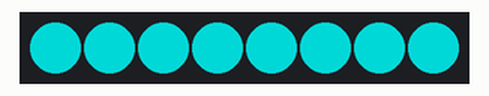
Simulated run of this sketch. Board: Arduino Uno, built with avr-gcc and run on an emulated ATmega328P. Parts: 8 RGB LEDs in strip order, left to right. Dim RGB values are drawn brighter than linear.

Above: at 0.15 s.
At 19.26 s:
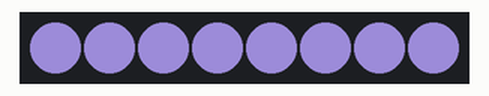
At 39.58 s:
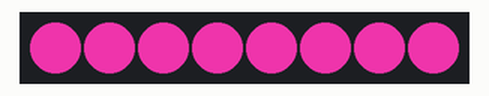
Timing chart, 0 to 40.0 s (numbered marks = the images above):
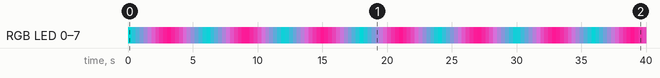

The sketch:

neopixel-gradiation-light.ino
```cpp
#include <Adafruit_NeoPixel.h>

#define PIN        8  // NeoPixelリングに接続したGPIOピン番号
#define NUMPIXELS 8  // NeoPixelリングのLEDの数
#define DELAYVAL 3000 // グラデーションの更新間隔（ミリ秒）

// NeoPixelのインスタンスを作成
Adafruit_NeoPixel pixels(NUMPIXELS, PIN, NEO_GRB + NEO_KHZ800);

void setup() {
  pixels.begin(); // NeoPixelの初期化
}

void loop() {
  // 色 #008b8b から #ff1493 へのグラデーション
  colorWipe(pixels.Color(0, 139, 139), pixels.Color(255, 20, 147), DELAYVAL); // シアンからピンクへ
  // 色 #ff1493 から #008b8b へのグラデーション
  colorWipe(pixels.Color(255, 20, 147), pixels.Color(0, 139, 139), DELAYVAL); // ピンクからシアンへ
}

// 指定された2色間でグラデーションを行う関数
void colorWipe(uint32_t color1, uint32_t color2, int wait) {
  for (int j = 0; j < 256; j++) { // グラデーションのステップ数
    for(int i = 0; i < NUMPIXELS; i++) {
      uint8_t r = (((color1 >> 16) & 255) * (255 - j) + ((color2 >> 16) & 255) * j) / 255;
      uint8_t g = (((color1 >> 8) & 255) * (255 - j) + ((color2 >> 8) & 255) * j) / 255;
      uint8_t b = ((color1 & 255) * (255 - j) + (color2 & 255) * j) / 255;
      pixels.setPixelColor(i, pixels.Color(r, g, b));
    }
    pixels.show();
    delay(wait / 256); // 総待ち時間を256ステップに分割
  }
}
```

Measured:
- by itself, RGB LED 0–7: off → RGB(0, 139, 139) at 0.00 s, → RGB(26, 126, 139) 0.30 s later, → RGB(52, 114, 140) 0.30 s later, → RGB(78, 102, 141) 0.30 s later, … (132 changes in this stretch)
